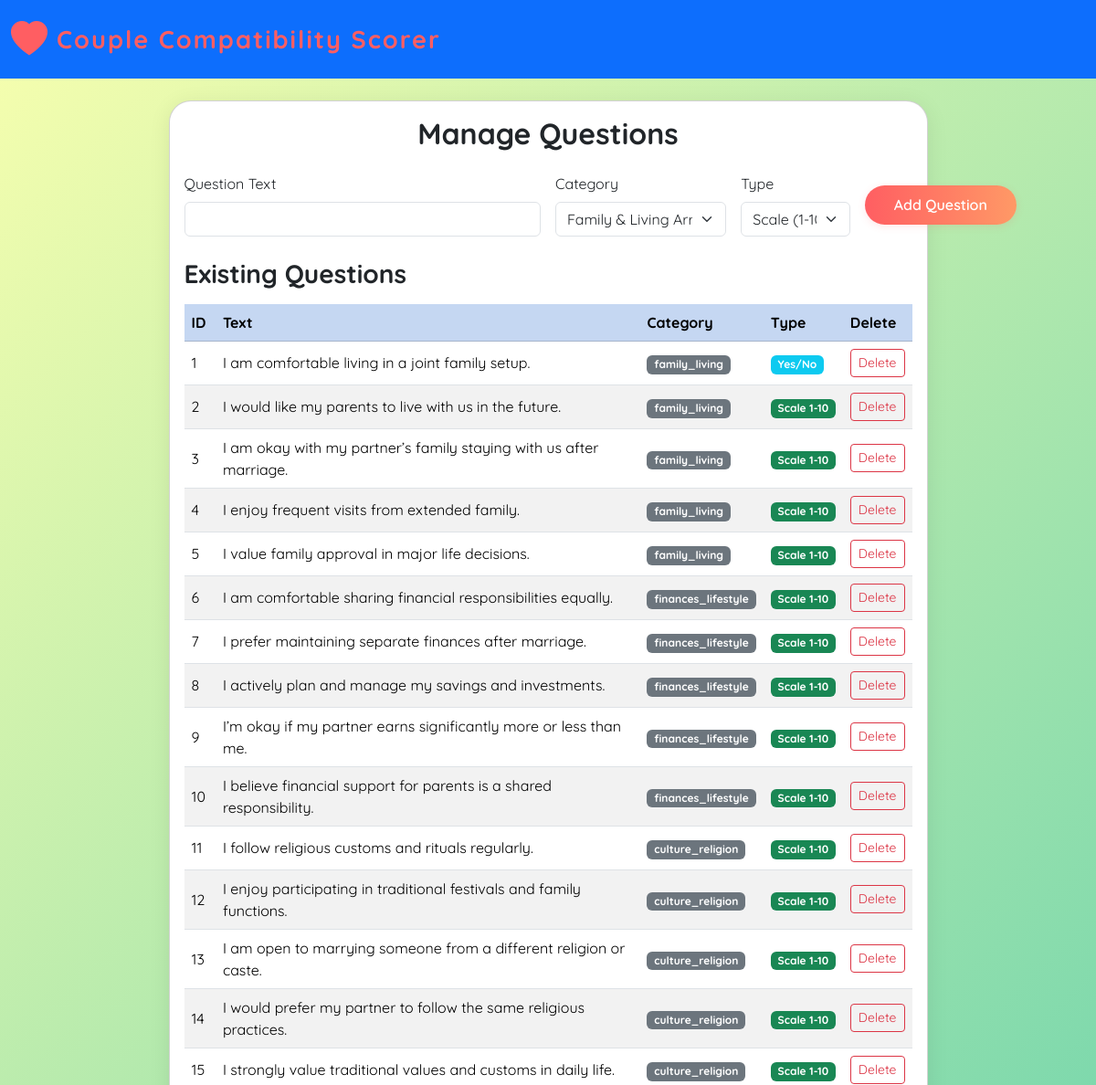
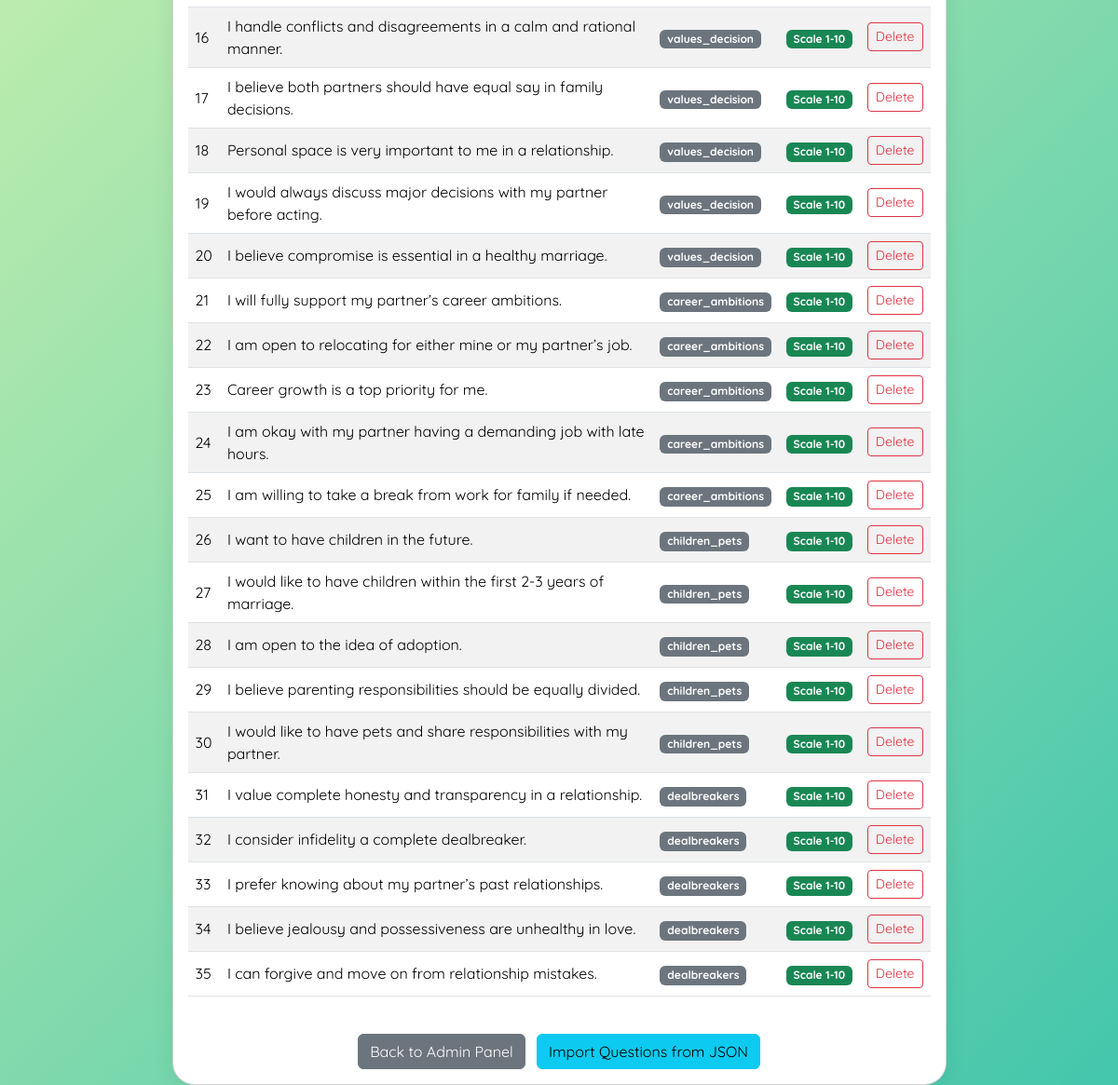
Page /admin/questions (signed in) on the committed database (2 pictures, top to bottom).
### app.py (models this page shows)
class Question(db.Model):
    id = db.Column(db.Integer, primary_key=True)
    text = db.Column(db.String(500), nullable=False)
    category = db.Column(db.String(50), nullable=False)  # family, lifestyle, values, likes
    type = db.Column(db.String(10), nullable=False, default='scale')  # 'scale' or 'yesno'

### app.py (the view)
@app.route('/admin/questions', methods=['GET', 'POST'])
@login_required
def admin_questions():
    if not current_user.is_admin:
        flash('Admin access required.', 'danger')
        return redirect(url_for('dashboard'))
    form = QuestionForm()
    if form.validate_on_submit():
        q = Question(text=form.text.data, category=form.category.data, type=form.type.data)
        db.session.add(q)
        db.session.commit()
        flash('Question added.', 'success')
        return redirect(url_for('admin_questions'))
    questions = Question.query.all()
    csrf_token = generate_csrf()
    return render_template('admin_questions.html', form=form, questions=questions, csrf_token=csrf_token)

### app.py
class QuestionForm(FlaskForm):
    text = StringField('Question Text', validators=[DataRequired(), Length(max=500)])
    category = SelectField('Category', choices=[
        ('family_living', 'Family & Living Arrangements'),
        ('finances_lifestyle', 'Finances & Lifestyle'),
        ('culture_religion', 'Culture, Religion & Traditions'),
        ('values_decision', 'Values & Decision-Making'),
        ('career_ambitions', 'Career & Ambitions'),
        ('children_pets', 'Children, Pets & Parenting'),
        ('dealbreakers', 'Dealbreakers')
    ], validators=[DataRequired()])
    type = SelectField('Type', choices=[('scale', 'Scale (1-10)'), ('yesno', 'Yes/No')], validators=[DataRequired()], default='scale')
    submit = SubmitField('Add Question')

### app.py (called while the page is built)
@login_manager.user_loader
def load_user(user_id):
    return User.query.get(int(user_id))

### templates/admin_questions.html (shortened to what this page needs)
<!DOCTYPE html>
<html lang="en">
<head>
    <link href="https://cdn.jsdelivr.net/npm/bootstrap@5.3.2/dist/css/bootstrap.min.css" rel="stylesheet">
    <link href="https://cdn.jsdelivr.net/npm/bootstrap-icons@1.11.3/font/bootstrap-icons.css" rel="stylesheet">
    <link rel="stylesheet" href="{{ url_for('static', filename='style.css') }}">
</head>
<body>
<nav class="navbar navbar-expand-lg navbar-dark bg-primary mb-4">
  <div class="container-fluid">
    <a class="navbar-brand d-flex align-items-center" href="{{ url_for('home') }}">
      <i class="bi bi-heart-fill quirky-heart me-2"></i> Couple Compatibility Scorer
    </a>
  </div>
</nav>
<div class="container mt-4">
    <div class="row justify-content-center">
        <div class="col-lg-10 col-xl-9">
            <div class="card" style="max-width: 1100px; margin: 0 auto;">
                <div class="card-body">
                    <h2 class="card-title mb-4 text-center">Manage Questions</h2>
                    <form method="POST" class="mb-4">
                        <div class="row g-3 align-items-center mb-3">
                            <div class="col-md-6">
                                {{ form.text.label(class_="form-label") }}
                                {{ form.text(class_="form-control") }}
                            </div>
                            <div class="col-md-3">
                                {{ form.category.label(class_="form-label") }}
                                {{ form.category(class_="form-select") }}
                            </div>
                            <div class="col-md-2">
                                {{ form.type.label(class_="form-label") }}
                                {{ form.type(class_="form-select") }}
                            </div>
                            <div class="col-md-1 d-grid gap-2">
                                {{ form.submit(class_="btn btn-fancy") }}
                            </div>
                        </div>
                    </form>
                    <h3 class="mb-3">Existing Questions</h3>
                    <div class="table-responsive">
                    <table class="table table-striped table-hover align-middle">
                        <tr class="table-primary">
                            <th>ID</th>
                            <th>Text</th>
                            <th>Category</th>
                            <th>Type</th>
                            <th>Delete</th>
                        </tr>
                        {% for q in questions %}
                        <tr>
                            <td>{{ q.id }}</td>
                            <td>{{ q.text }}</td>
                            <td><span class="badge bg-secondary">{{ q.category }}</span></td>
                            <td>
                                {% if q.type == 'yesno' %}
                                    <span class="badge bg-info">Yes/No</span>
                                {% else %}
                                    <span class="badge bg-success">Scale 1-10</span>
                                {% endif %}
                            </td>
                            <td>
                                <form method="POST" action="{{ url_for('delete_question', question_id=q.id) }}" style="display:inline;">
                                    <button type="submit" class="btn btn-outline-danger btn-sm">Delete</button>
                                </form>
                            </td>
                        </tr>
                        {% endfor %}
                    </table>
                    </div>
                    <div class="text-center mt-4">
                        <a href="{{ url_for('admin_panel') }}" class="btn btn-secondary">Back to Admin Panel</a>
                        <a href="{{ url_for('import_questions') }}" class="btn btn-info ms-2">Import Questions from JSON</a>
                    </div>
                </div>
            </div>
        </div>
    </div>
</div>
</body>
</html>

### static/style.css (style rules this page uses)
body { font-family: 'Quicksand', Arial, sans-serif; background: linear-gradient(135deg, #f8ffae 0%, #43c6ac 100%); min-height: 100vh; }
.navbar-brand { font-weight: 700; letter-spacing: 2px; font-size: 1.7rem; color: #ff5e62 !important; }
.card { border-radius: 1.5rem; box-shadow: 0 4px 24px 0 rgba(0,0,0,0.08); }
.btn-fancy { background: linear-gradient(90deg, #ff5e62 0%, #ff9966 100%); color: #fff; border: none; border-radius: 2rem; font-weight: 600; padding: 0.6rem 2rem; transition: transform 0.2s, box-shadow 0.2s; box-shadow: 0 2px 8px 0 rgba(255,94,98,0.15); }
h1, h2, h3, h4, h5 { font-family: 'Quicksand', Arial, sans-serif; font-weight: 700; }
.quirky-heart { color: #ff5e62; font-size: 2.5rem; animation: pulse 1.2s infinite alternate; }

### rows in the picture
Question: id "1", text "I am comfortable living in a joint family setup.", category "family_living", type "Yes/No"
Question: id "2", text "I would like my parents to live with us in the future.", category "family_living", type "Scale 1-10"
Question: id "3", text "I am okay with my partner’s family staying with us after marriage.", category "family_living", type "Scale 1-10"
Question: id "4", text "I enjoy frequent visits from extended family.", category "family_living", type "Scale 1-10"
Question: id "5", text "I value family approval in major life decisions.", category "family_living", type "Scale 1-10"
Question: id "6", text "I am comfortable sharing financial responsibilities equally.", category "finances_lifestyle", type "Scale 1-10"
Question: id "7", text "I prefer maintaining separate finances after marriage.", category "finances_lifestyle", type "Scale 1-10"
Question: id "8", text "I actively plan and manage my savings and investments.", category "finances_lifestyle", type "Scale 1-10"
Question: id "9", text "I’m okay if my partner earns significantly more or less than me.", category "finances_lifestyle", type "Scale 1-10"
Question: id "10", text "I believe financial support for parents is a shared responsibility.", category "finances_lifestyle", type "Scale 1-10"
Question: id "11", text "I follow religious customs and rituals regularly.", category "culture_religion", type "Scale 1-10"
Question: id "12", text "I enjoy participating in traditional festivals and family functions.", category "culture_religion", type "Scale 1-10"
Question: id "13", text "I am open to marrying someone from a different religion or caste.", category "culture_religion", type "Scale 1-10"
Question: id "14", text "I would prefer my partner to follow the same religious practices.", category "culture_religion", type "Scale 1-10"
Question: id "15", text "I strongly value traditional values and customs in daily life.", category "culture_religion", type "Scale 1-10"
Question: id "16", text "I handle conflicts and disagreements in a calm and rational manner.", category "values_decision", type "Scale 1-10"
Question: id "17", text "I believe both partners should have equal say in family decisions.", category "values_decision", type "Scale 1-10"
Question: id "18", text "Personal space is very important to me in a relationship.", category "values_decision", type "Scale 1-10"
Question: id "19", text "I would always discuss major decisions with my partner before acting.", category "values_decision", type "Scale 1-10"
Question: id "20", text "I believe compromise is essential in a healthy marriage.", category "values_decision", type "Scale 1-10"
Question: id "21", text "I will fully support my partner’s career ambitions.", category "career_ambitions", type "Scale 1-10"
Question: id "22", text "I am open to relocating for either mine or my partner’s job.", category "career_ambitions", type "Scale 1-10"
Question: id "23", text "Career growth is a top priority for me.", category "career_ambitions", type "Scale 1-10"
Question: id "24", text "I am okay with my partner having a demanding job with late hours.", category "career_ambitions", type "Scale 1-10"
Question: id "25", text "I am willing to take a break from work for family if needed.", category "career_ambitions", type "Scale 1-10"
Question: id "26", text "I want to have children in the future.", category "children_pets", type "Scale 1-10"
Question: id "27", text "I would like to have children within the first 2-3 years of marriage.", category "children_pets", type "Scale 1-10"
Question: id "28", text "I am open to the idea of adoption.", category "children_pets", type "Scale 1-10"
Question: id "29", text "I believe parenting responsibilities should be equally divided.", category "children_pets", type "Scale 1-10"
Question: id "30", text "I would like to have pets and share responsibilities with my partner.", category "children_pets", type "Scale 1-10"
Question: id "31", text "I value complete honesty and transparency in a relationship.", category "dealbreakers", type "Scale 1-10"
Question: id "32", text "I consider infidelity a complete dealbreaker.", category "dealbreakers", type "Scale 1-10"
Question: id "33", text "I prefer knowing about my partner’s past relationships.", category "dealbreakers", type "Scale 1-10"
Question: id "34", text "I believe jealousy and possessiveness are unhealthy in love.", category "dealbreakers", type "Scale 1-10"
Question: id "35", text "I can forgive and move on from relationship mistakes.", category "dealbreakers", type "Scale 1-10"
